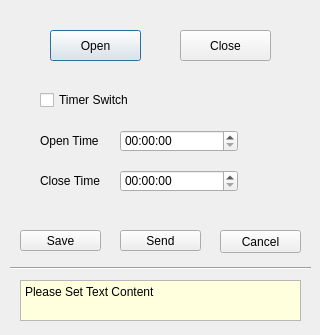
<?xml version="1.0" encoding="UTF-8"?>
<ui version="4.0">
 <class>OnOffDlg</class>
 <widget class="QDialog" name="OnOffDlg">
  <property name="geometry">
   <rect>
    <x>0</x>
    <y>0</y>
    <width>320</width>
    <height>335</height>
   </rect>
  </property>
  <property name="sizePolicy">
   <sizepolicy hsizetype="Preferred" vsizetype="Preferred">
    <horstretch>0</horstretch>
    <verstretch>0</verstretch>
   </sizepolicy>
  </property>
  <property name="minimumSize">
   <size>
    <width>320</width>
    <height>335</height>
   </size>
  </property>
  <property name="maximumSize">
   <size>
    <width>320</width>
    <height>335</height>
   </size>
  </property>
  <property name="windowTitle">
   <string>Power</string>
  </property>
  <widget class="QPushButton" name="pushButtonOpen">
   <property name="geometry">
    <rect>
     <x>50</x>
     <y>30</y>
     <width>91</width>
     <height>31</height>
    </rect>
   </property>
   <property name="text">
    <string>Open</string>
   </property>
  </widget>
  <widget class="QPushButton" name="pushButtonClose">
   <property name="geometry">
    <rect>
     <x>180</x>
     <y>30</y>
     <width>91</width>
     <height>31</height>
    </rect>
   </property>
   <property name="text">
    <string>Close</string>
   </property>
  </widget>
  <widget class="QCheckBox" name="checkBoxTimerSwitch">
   <property name="geometry">
    <rect>
     <x>40</x>
     <y>90</y>
     <width>101</width>
     <height>20</height>
    </rect>
   </property>
   <property name="text">
    <string>Timer Switch</string>
   </property>
  </widget>
  <widget class="QTimeEdit" name="timeEditOpenTime">
   <property name="geometry">
    <rect>
     <x>120</x>
     <y>130</y>
     <width>118</width>
     <height>22</height>
    </rect>
   </property>
   <property name="displayFormat">
    <string notr="true">HH:mm:ss</string>
   </property>
  </widget>
  <widget class="QTimeEdit" name="timeEditCloseTime">
   <property name="geometry">
    <rect>
     <x>120</x>
     <y>170</y>
     <width>118</width>
     <height>22</height>
    </rect>
   </property>
   <property name="displayFormat">
    <string notr="true">HH:mm:ss</string>
   </property>
  </widget>
  <widget class="QLabel" name="labelOpenTime">
   <property name="geometry">
    <rect>
     <x>40</x>
     <y>130</y>
     <width>71</width>
     <height>21</height>
    </rect>
   </property>
   <property name="text">
    <string>Open Time</string>
   </property>
  </widget>
  <widget class="QLabel" name="labelCloseTime">
   <property name="geometry">
    <rect>
     <x>40</x>
     <y>170</y>
     <width>71</width>
     <height>21</height>
    </rect>
   </property>
   <property name="text">
    <string>Close Time</string>
   </property>
  </widget>
  <widget class="QPushButton" name="pushButtonSend">
   <property name="geometry">
    <rect>
     <x>120</x>
     <y>230</y>
     <width>81</width>
     <height>21</height>
    </rect>
   </property>
   <property name="text">
    <string>Send</string>
   </property>
  </widget>
  <widget class="QPushButton" name="pushButtonCancel">
   <property name="geometry">
    <rect>
     <x>220</x>
     <y>230</y>
     <width>81</width>
     <height>23</height>
    </rect>
   </property>
   <property name="text">
    <string>Cancel</string>
   </property>
  </widget>
  <widget class="QTextEdit" name="textEdit">
   <property name="geometry">
    <rect>
     <x>20</x>
     <y>280</y>
     <width>281</width>
     <height>41</height>
    </rect>
   </property>
   <property name="palette">
    <palette>
     <active>
      <colorrole role="Base">
       <brush brushstyle="SolidPattern">
        <color alpha="255">
         <red>255</red>
         <green>255</green>
         <blue>221</blue>
        </color>
       </brush>
      </colorrole>
     </active>
     <inactive>
      <colorrole role="Base">
       <brush brushstyle="SolidPattern">
        <color alpha="255">
         <red>255</red>
         <green>255</green>
         <blue>221</blue>
        </color>
       </brush>
      </colorrole>
     </inactive>
     <disabled>
      <colorrole role="Base">
       <brush brushstyle="SolidPattern">
        <color alpha="255">
         <red>240</red>
         <green>240</green>
         <blue>240</blue>
        </color>
       </brush>
      </colorrole>
     </disabled>
    </palette>
   </property>
   <property name="frameShape">
    <enum>QFrame::StyledPanel</enum>
   </property>
   <property name="frameShadow">
    <enum>QFrame::Plain</enum>
   </property>
   <property name="verticalScrollBarPolicy">
    <enum>Qt::ScrollBarAlwaysOff</enum>
   </property>
   <property name="horizontalScrollBarPolicy">
    <enum>Qt::ScrollBarAlwaysOff</enum>
   </property>
   <property name="readOnly">
    <bool>true</bool>
   </property>
   <property name="html">
    <string notr="true">&lt;!DOCTYPE HTML PUBLIC &quot;-//W3C//DTD HTML 4.0//EN&quot; &quot;http://www.w3.org/TR/REC-html40/strict.dtd&quot;&gt;
&lt;html&gt;&lt;head&gt;&lt;meta name=&quot;qrichtext&quot; content=&quot;1&quot; /&gt;&lt;style type=&quot;text/css&quot;&gt;
p, li { white-space: pre-wrap; }
&lt;/style&gt;&lt;/head&gt;&lt;body style=&quot; font-family:'SimSun'; font-size:9pt; font-weight:400; font-style:normal;&quot;&gt;
&lt;p style=&quot; margin-top:0px; margin-bottom:0px; margin-left:0px; margin-right:0px; -qt-block-indent:0; text-indent:0px;&quot;&gt;Please Set Text Content&lt;/p&gt;&lt;/body&gt;&lt;/html&gt;</string>
   </property>
   <property name="overwriteMode">
    <bool>false</bool>
   </property>
  </widget>
  <widget class="Line" name="line">
   <property name="geometry">
    <rect>
     <x>10</x>
     <y>260</y>
     <width>301</width>
     <height>16</height>
    </rect>
   </property>
   <property name="orientation">
    <enum>Qt::Horizontal</enum>
   </property>
  </widget>
  <widget class="QPushButton" name="pushButtonSave">
   <property name="geometry">
    <rect>
     <x>20</x>
     <y>230</y>
     <width>81</width>
     <height>21</height>
    </rect>
   </property>
   <property name="text">
    <string>Save</string>
   </property>
  </widget>
 </widget>
 <tabstops>
  <tabstop>pushButtonCancel</tabstop>
  <tabstop>pushButtonSend</tabstop>
  <tabstop>pushButtonSave</tabstop>
  <tabstop>pushButtonOpen</tabstop>
  <tabstop>pushButtonClose</tabstop>
  <tabstop>checkBoxTimerSwitch</tabstop>
  <tabstop>timeEditOpenTime</tabstop>
  <tabstop>timeEditCloseTime</tabstop>
  <tabstop>textEdit</tabstop>
 </tabstops>
 <resources/>
 <connections/>
</ui>
